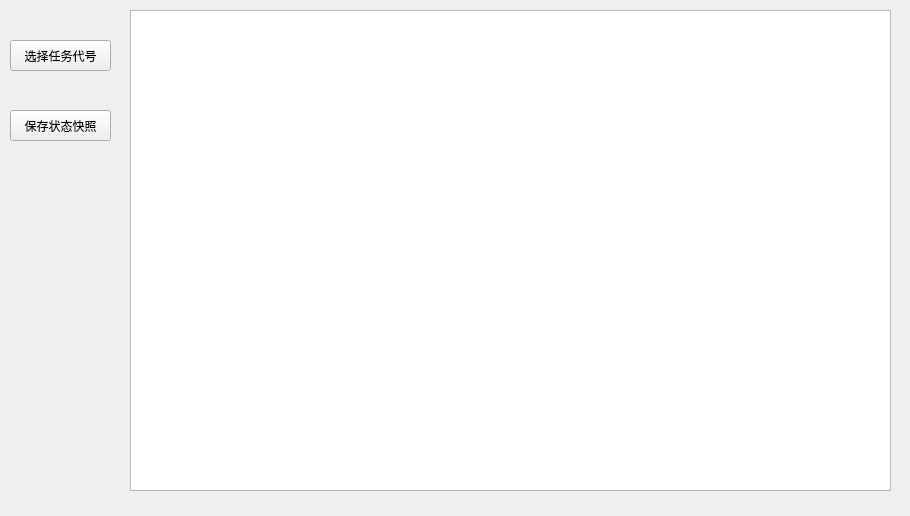
<?xml version="1.0" encoding="UTF-8"?>
<ui version="4.0">
 <class>Taskstatus</class>
 <widget class="QWidget" name="Taskstatus">
  <property name="geometry">
   <rect>
    <x>0</x>
    <y>0</y>
    <width>910</width>
    <height>516</height>
   </rect>
  </property>
  <property name="windowTitle">
   <string>Form</string>
  </property>
  <widget class="QWidget" name="widget" native="true">
   <property name="geometry">
    <rect>
     <x>0</x>
     <y>10</y>
     <width>121</width>
     <height>321</height>
    </rect>
   </property>
   <widget class="QPushButton" name="pushButton">
    <property name="geometry">
     <rect>
      <x>10</x>
      <y>30</y>
      <width>101</width>
      <height>31</height>
     </rect>
    </property>
    <property name="text">
     <string>选择任务代号</string>
    </property>
   </widget>
   <widget class="QPushButton" name="pushButton_2">
    <property name="geometry">
     <rect>
      <x>10</x>
      <y>100</y>
      <width>101</width>
      <height>31</height>
     </rect>
    </property>
    <property name="text">
     <string>保存状态快照</string>
    </property>
   </widget>
  </widget>
  <widget class="QTableView" name="tableView">
   <property name="geometry">
    <rect>
     <x>130</x>
     <y>10</y>
     <width>761</width>
     <height>481</height>
    </rect>
   </property>
  </widget>
 </widget>
 <resources/>
 <connections/>
</ui>
